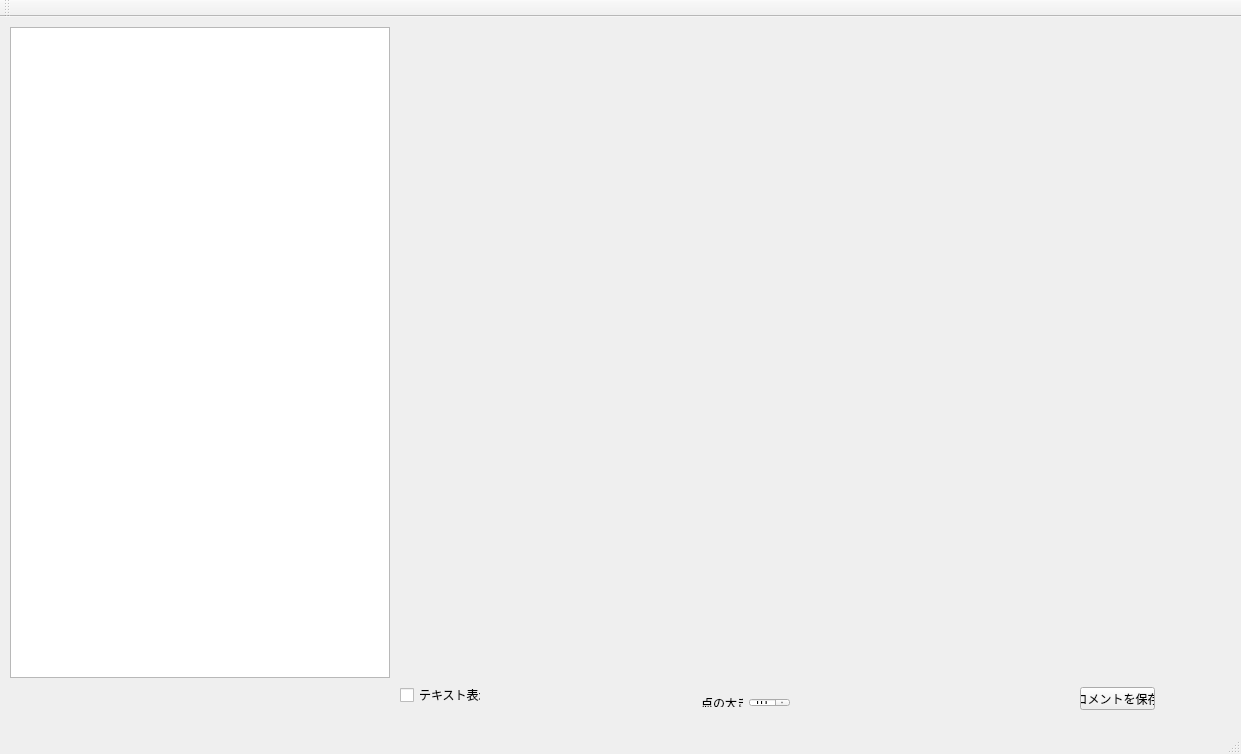
<?xml version="1.0" encoding="UTF-8"?>
<ui version="4.0">
 <class>ggToolClass</class>
 <widget class="QMainWindow" name="ggToolClass">
  <property name="geometry">
   <rect>
    <x>0</x>
    <y>0</y>
    <width>1241</width>
    <height>754</height>
   </rect>
  </property>
  <property name="windowTitle">
   <string>ggTool</string>
  </property>
  <widget class="QWidget" name="centralWidget">
   <widget class="GLView" name="widget" native="true">
    <property name="geometry">
     <rect>
      <x>400</x>
      <y>10</y>
      <width>831</width>
      <height>651</height>
     </rect>
    </property>
    <zorder>verticalLayoutWidget</zorder>
    <zorder>horizontalLayoutWidget</zorder>
   </widget>
   <widget class="QTableWidget" name="coordinateList">
    <property name="geometry">
     <rect>
      <x>10</x>
      <y>10</y>
      <width>380</width>
      <height>651</height>
     </rect>
    </property>
   </widget>
   <widget class="QCheckBox" name="textOnOff">
    <property name="geometry">
     <rect>
      <x>400</x>
      <y>670</y>
      <width>81</width>
      <height>16</height>
     </rect>
    </property>
    <property name="text">
     <string>テキスト表示</string>
    </property>
   </widget>
   <widget class="QPushButton" name="saveButton">
    <property name="geometry">
     <rect>
      <x>1080</x>
      <y>670</y>
      <width>75</width>
      <height>23</height>
     </rect>
    </property>
    <property name="text">
     <string>コメントを保存</string>
    </property>
   </widget>
   <widget class="QWidget" name="horizontalLayoutWidget">
    <property name="geometry">
     <rect>
      <x>690</x>
      <y>670</y>
      <width>111</width>
      <height>31</height>
     </rect>
    </property>
    <layout class="QHBoxLayout" name="horizontalLayout">
     <item>
      <widget class="QLabel" name="pointSizeLabel">
       <property name="text">
        <string>点の大きさ</string>
       </property>
      </widget>
     </item>
     <item>
      <widget class="QSpinBox" name="pointSize">
       <property name="minimum">
        <number>1</number>
       </property>
       <property name="maximum">
        <number>20</number>
       </property>
       <property name="value">
        <number>10</number>
       </property>
      </widget>
     </item>
    </layout>
   </widget>
  </widget>
  <widget class="QMenuBar" name="menuBar">
   <property name="geometry">
    <rect>
     <x>0</x>
     <y>0</y>
     <width>1241</width>
     <height>21</height>
    </rect>
   </property>
  </widget>
  <widget class="QToolBar" name="mainToolBar">
   <attribute name="toolBarArea">
    <enum>TopToolBarArea</enum>
   </attribute>
   <attribute name="toolBarBreak">
    <bool>false</bool>
   </attribute>
  </widget>
  <widget class="QStatusBar" name="statusBar"/>
 </widget>
 <layoutdefault spacing="6" margin="11"/>
 <customwidgets>
  <customwidget>
   <class>GLView</class>
   <extends>QWidget</extends>
   <header>glview.h</header>
   <container>1</container>
   <slots>
    <slot>s_ShowTextFlagChanged(int)</slot>
    <slot>s_TableSelectionChanged(int,int)</slot>
    <slot>s_PointSizeChanged(int)</slot>
   </slots>
  </customwidget>
 </customwidgets>
 <resources>
  <include location="ggtool.qrc"/>
 </resources>
 <connections>
  <connection>
   <sender>textOnOff</sender>
   <signal>stateChanged(int)</signal>
   <receiver>widget</receiver>
   <slot>s_ShowTextFlagChanged(int)</slot>
   <hints>
    <hint type="sourcelabel">
     <x>350</x>
     <y>720</y>
    </hint>
    <hint type="destinationlabel">
     <x>705</x>
     <y>378</y>
    </hint>
   </hints>
  </connection>
  <connection>
   <sender>coordinateList</sender>
   <signal>cellPressed(int,int)</signal>
   <receiver>widget</receiver>
   <slot>s_TableSelectionChanged(int,int)</slot>
   <hints>
    <hint type="sourcelabel">
     <x>155</x>
     <y>368</y>
    </hint>
    <hint type="destinationlabel">
     <x>705</x>
     <y>378</y>
    </hint>
   </hints>
  </connection>
  <connection>
   <sender>saveButton</sender>
   <signal>clicked()</signal>
   <receiver>ggToolClass</receiver>
   <slot>s_Save()</slot>
   <hints>
    <hint type="sourcelabel">
     <x>697</x>
     <y>714</y>
    </hint>
    <hint type="destinationlabel">
     <x>620</x>
     <y>375</y>
    </hint>
   </hints>
  </connection>
  <connection>
   <sender>pointSize</sender>
   <signal>valueChanged(int)</signal>
   <receiver>widget</receiver>
   <slot>s_PointSizeChanged(int)</slot>
   <hints>
    <hint type="sourcelabel">
     <x>774</x>
     <y>717</y>
    </hint>
    <hint type="destinationlabel">
     <x>815</x>
     <y>368</y>
    </hint>
   </hints>
  </connection>
 </connections>
 <slots>
  <slot>s_Save()</slot>
 </slots>
</ui>
